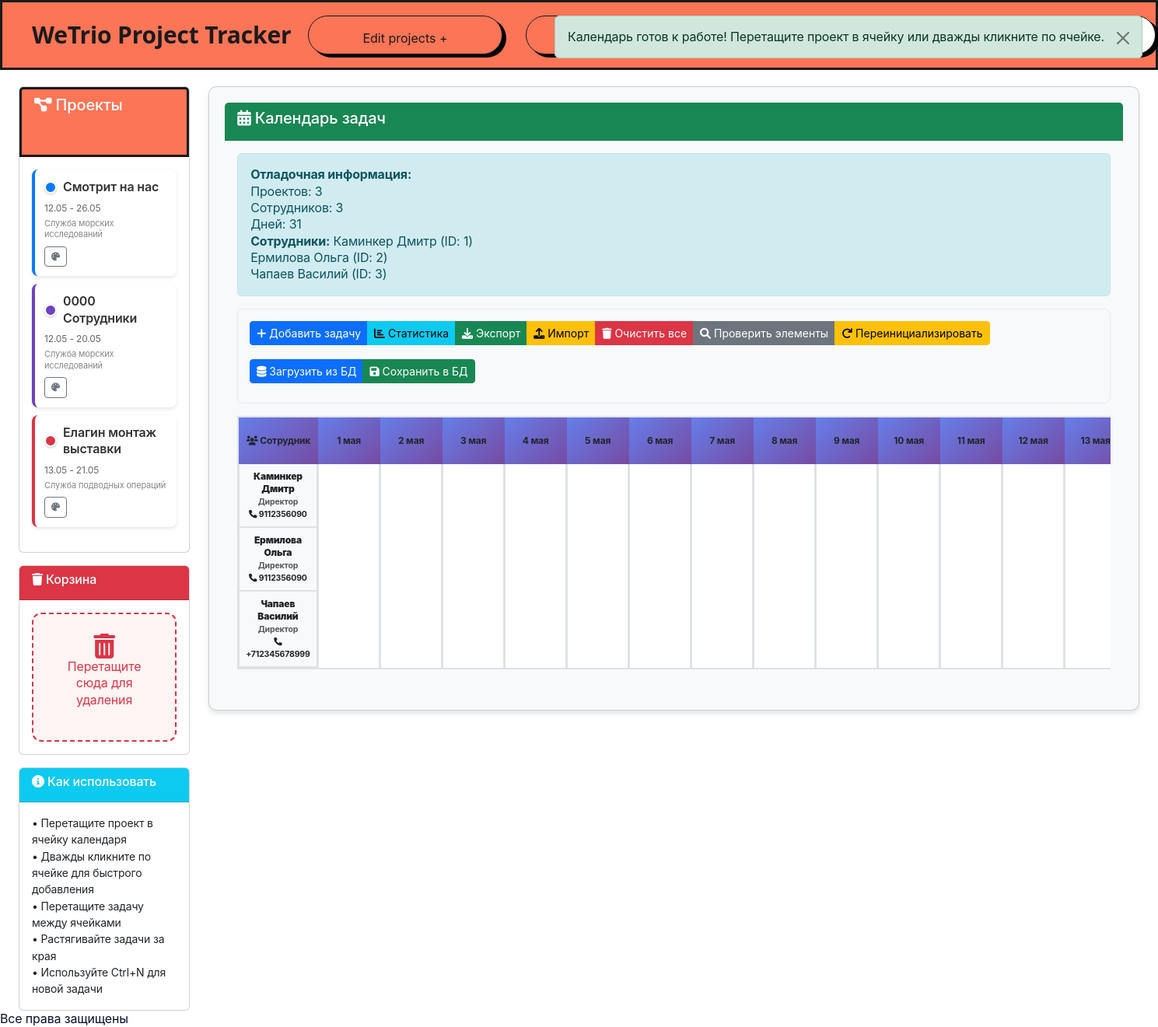
Page /calendar/ (signed in) on the committed database.
### prjcalendar/models.py (models this page shows, shortened)
class Project(models.Model):
    name_prj = models.CharField(max_length=200, unique=False)
    date_start = models.DateField(auto_now_add=False)
    date_finish = models.DateField(auto_now_add=False)
    contact_customer = models.ForeignKey(
        Customer, on_delete=models.PROTECT, blank=True, null=True)
    comments = models.TextField(blank=True)
    sum_prj = models.DecimalField(
        default=99999999.99, max_digits=12, decimal_places=2)
    progress = models.ForeignKey(
        Progress, on_delete=models.PROTECT, blank=True, null=True)
    color = models.CharField(
        max_length=7, default="#007bff", verbose_name="Цвет проекта")
    isDeleted = models.BooleanField(default=False)

class Customer(models.Model):
    name_firm = models.CharField(max_length=100, unique=True, blank=False)
    name_contact = models.CharField(max_length=100, unique=False, blank=True)
    phone = models.CharField(max_length=30, unique=False, blank=True)
    email = models.EmailField(max_length=100, blank=True)
    comments = models.CharField(max_length=200, unique=False, blank=True)
    isDeleted = models.BooleanField(default=False)

class Staff(models.Model):
    name_family = models.CharField(max_length=30, unique=False, blank=True)
    name_first = models.CharField(max_length=30, unique=False)
    name_second = models.CharField(max_length=30, unique=False, blank=True)
    birthday = models.DateField(auto_now_add=False, blank=True, null=True)
    roleID = models.ForeignKey(
        StaffRole, on_delete=models.PROTECT, blank=True, null=True)
    phone = models.CharField(max_length=30, unique=False, blank=True)
    email = models.EmailField(max_length=100, blank=True)
    isPrj = models.BooleanField(default=False)
    isDeleted = models.BooleanField(default=False)

class StaffRole(models.Model):
    name_staffrole = models.CharField(max_length=50, unique=True)

### prjcalendar/views.py (the view, shortened to what this page needs)
# urls.py: path('calendar/', views.calendar_tasks, name='calendar_tasks'),
@login_required
@user_permission_required('can_view_projects')
def calendar_tasks(request):
    accessible_projects = get_accessible_projects(request.user)
    staff = Staff.objects.filter(isDeleted=False)
    days = []
    for i in range(1, 32):  # Дни месяца от 1 до 31
        days.append(i)
    print(f"DEBUG: Проектов найдено: {accessible_projects.count()}")
    print(f"DEBUG: Сотрудников найдено: {staff.count()}")
    print(f"DEBUG: Дней: {len(days)}")
    for s in staff:
        print(f"DEBUG: Сотрудник {s.id}: {s.name_family} {s.name_first}")
    context = {
        'days': days,
        'staff': staff,
        'project': accessible_projects,
        "title": "Календарь задач"
    }
    return render(request, "prjcalendar/calendar_tasks.html", context=context)

### prjcalendar/models.py (called while the page is built)
    def has_permission(self, permission_name):
        if hasattr(self, permission_name):
            return getattr(self, permission_name)
        return False

### prjcalendar/permissions.py (called while the page is built)
def get_accessible_projects(user):
    try:
        profile = UserProfile.objects.get(user=user)
        if profile.can_view_projects:
            projects = Project.objects.filter(isDeleted=False)
            special_access = ProjectAccess.objects.filter(
                user=user,
                can_view=True
            ).values_list('project_id', flat=True)
            if special_access:
                projects = projects | Project.objects.filter(id__in=special_access)
            return projects.distinct()
        else:
            special_access = ProjectAccess.objects.filter(
                user=user,
                can_view=True
            ).values_list('project_id', flat=True)
            return Project.objects.filter(id__in=special_access, isDeleted=False)
    except UserProfile.DoesNotExist:
        return Project.objects.none()

### prjcalendar/templates/prjcalendar/calendar_tasks.html (shortened to what this page needs)
{% extends 'prjcalendar/base.html' %}
{% load static %}
{% block content %}
  <div class="container-fluid">
    <div class="row">
      <div class="col-md-2">
        <div class="card">
          <div class="card-header bg-primary text-white">
            <h5><i class="fas fa-project-diagram"></i> Проекты</h5>
          </div>
          <div class="card-body">
            <ul id="projects-list" class="list-unstyled">
              {% for prj in project %}
                <li id="project_{{ prj.id }}" class="project-item draggable" data-project-id="{{ prj.id }}" data-project-name="{{ prj.name_prj }}" data-project-color="{{ prj.color }}">
                  <div class="project-card" style="border-left: 4px solid {{ prj.color }};">
                    <div class="project-header">
                      <span class="project-color-indicator" style="background-color: {{ prj.color }};"></span>
                      {{ prj.name_prj }}
                    </div>
                    <div class="project-dates">{{ prj.date_start|date:'d.m' }} - {{ prj.date_finish|date:'d.m' }}</div>
                    {% if prj.contact_customer %}
                      <div class="project-customer">{{ prj.contact_customer.name_firm }}</div>
                    {% endif %}
                    <div class="project-actions">
                      <button type="button" class="btn btn-sm btn-outline-secondary" onclick="changeProjectColor({{ prj.id }})" title="Изменить цвет"><i class="fas fa-palette"></i></button>
                    </div>
                  </div>
                </li>
              {% endfor %}
            </ul>
          </div>
        </div>
        <div class="card mt-3">
          <div class="card-header bg-danger text-white">
            <h6><i class="fas fa-trash"></i> Корзина</h6>
          </div>
          <div class="card-body">
            <div id="trash" class="trash-zone droppable">
              <i class="fas fa-trash-alt fa-2x"></i>
              <p>Перетащите сюда для удаления</p>
            </div>
          </div>
        </div>
        <div class="card mt-3">
          <div class="card-header bg-info text-white">
            <h6><i class="fas fa-info-circle"></i> Как использовать</h6>
          </div>
          <div class="card-body">
            <small>
              • Перетащите проект в ячейку календаря<br />
              • Дважды кликните по ячейке для быстрого добавления<br />
              • Перетащите задачу между ячейками<br />
              • Растягивайте задачи за края<br />
              • Используйте Ctrl+N для новой задачи
            </small>
          </div>
        </div>
      </div>
      <div class="col-md-10">
        <div class="card calendar-container">
          <div class="card-header bg-success text-white">
            <h5><i class="fas fa-calendar-alt"></i> Календарь задач</h5>
          </div>
          <div class="card-body">
            <div class="alert alert-info mb-3">
              <strong>Отладочная информация:</strong><br />
              Проектов: {{ project|length }}<br />
              Сотрудников: {{ staff|length }}<br />
              Дней: {{ days|length }}<br />
              {% if staff %}
                <strong>Сотрудники:</strong>
                {% for s in staff %}
                  {{ s.name_family }} {{ s.name_first }} (ID: {{ s.id }})<br />
                {% endfor %}
              {% else %}
                <strong style="color: red;">СОТРУДНИКИ НЕ НАЙДЕНЫ!</strong>
              {% endif %}
            </div>
            <div class="calendar-controls mb-3">
              <div class="btn-group" role="group">
                <button type="button" class="btn btn-primary btn-sm" onclick="taskCalendar.showQuickTaskModal(1, 1)"><i class="fas fa-plus"></i> Добавить задачу</button>
                <button type="button" class="btn btn-info btn-sm" onclick="showStatistics()"><i class="fas fa-chart-bar"></i> Статистика</button>
                <button type="button" class="btn btn-success btn-sm" onclick="taskCalendar.exportTasks()"><i class="fas fa-download"></i> Экспорт</button>
                <button type="button" class="btn btn-warning btn-sm" onclick="$('#importFile').click()"><i class="fas fa-upload"></i> Импорт</button>
                <button type="button" class="btn btn-danger btn-sm" onclick="clearAllTasks()"><i class="fas fa-trash"></i> Очистить все</button>
                <button type="button" class="btn btn-secondary btn-sm" onclick="taskCalendar.checkElements()"><i class="fas fa-search"></i> Проверить элементы</button>
                <button type="button" class="btn btn-warning btn-sm" onclick="taskCalendar.reinitializeDragDrop()"><i class="fas fa-redo"></i> Переинициализировать</button>
              </div>
              <div class="btn-group mt-2" role="group">
                <button type="button" class="btn btn-primary btn-sm" onclick="loadCalendarFromDatabase()"><i class="fas fa-database"></i> Загрузить из БД</button>
                <button type="button" class="btn btn-success btn-sm" onclick="saveCalendarToDatabase()"><i class="fas fa-save"></i> Сохранить в БД</button>
              </div>
            </div>
            <div class="table-responsive">
              <table class="table table-bordered calendar-table">
                <thead>
                  <tr>
                    <th class="staff-header">
                      <i class="fas fa-users"></i> Сотрудник
                    </th>
                    {% for day in days %}
                      <th class="day-header">
                        <div class="day-info">
                          <span class="day-number">{{ day }}</span>
                          <span class="month">мая</span>
                        </div>
                      </th>
                    {% endfor %}
                  </tr>
                </thead>
                <tbody>
                  {% for st in staff %}
                    <tr>
                      <td class="staff-cell">
                        <div class="staff-info">
                          <strong>{{ st.name_family }} {{ st.name_first }}</strong>
                          {% if st.roleID %}
                            <br /><small class="text-muted">{{ st.roleID.name_staffrole }}</small>
                          {% endif %}
                          {% if st.phone %}
                            <br /><small><i class="fas fa-phone"></i> {{ st.phone }}</small>
                          {% endif %}
                        </div>
                      </td>
                      {% for day in days %}
                        <td class="calendar-cell droppable" data-staff-id="{{ st.id }}" data-day="{{ day }}" title="Дважды кликните для добавления задачи">
                          <div class="cell-content">
                            <ul id="cell_{{ st.id }}_{{ day }}" class="task-list sortable">
                            </ul>
                          </div>
                        </td>
                      {% endfor %}
                    </tr>
                  {% endfor %}
                </tbody>
              </table>
            </div>
          </div>
        </div>
      </div>
    </div>
  </div>
{% endblock %}

### static/css/main.css (style rules this page uses)
body { --bs-body-font-size: 0.8em; --bs-body-line-height: 1em; padding:0; }
.bg-primary { width: 100%; height: 90px; border: 3px solid #1A1A1A; background-color: #FC7557 !important; position: relative; }
body { display: flex; background: #FFFFFF; --bs-body-font-size: 1em; --bs-body-line-height: 1.1em; padding:0; line-height: 1.33337; font-weight: 400; font-family: SF Pro Text, SF Pro Icons, Helvetica Neue, Helvetica, Arial, sans-serif; letter-spacing: -.01em; color: #0b102c; overflow-x: hidden; flex-direction: column; align-items: stretch; }

### static/css/calendar.css (style rules this page uses)
.calendar-container { background: #f8f9fa; border-radius: 10px; padding: 20px; box-shadow: 0 4px 6px rgba(0, 0, 0, 0.1); }
.calendar-table { font-size: 12px; border-collapse: separate; border-spacing: 1px; }
.staff-header, .day-header { text-align: center; vertical-align: middle; min-width: 80px; height: 60px; background: linear-gradient(135deg, #667eea 0%, #764ba2 100%); color: white; border: none; position: sticky; top: 0; z-index: 10; }
.staff-cell { width: 150px; vertical-align: top; background: #e9ecef; border-right: 2px solid #dee2e6; position: sticky; left: 0; z-index: 5; }
.calendar-cell { height: 80px !important; width: 80px !important; overflow: visible !important; position: relative; background: white; border: 1px solid #e0e0e0; transition: all 0.2s ease; padding: 2px !important; min-width: 80px !important; max-width: 80px !important; min-height: 80px !important; max-height: 80px !important; box-sizing: border-box !important; padding-left: 2px !important; padding-right: 2px !important; padding-top: 2px !important; padding-bottom: 2px !important; }
.cell-content { overflow: visible !important; position: relative; height: 100% !important; min-height: 60px; border-radius: 4px; padding: 0 !important; margin: 0 !important; width: 100% !important; height: 100% !important; box-sizing: border-box !important; }
.task-list { overflow: visible !important; position: relative; list-style: none; padding: 0 !important; margin: 0 !important; min-height: 20px; width: 100% !important; height: 100% !important; box-sizing: border-box !important; }
.project-item { cursor: move; margin-bottom: 10px; transition: all 0.2s ease; }
.trash-zone { border: 2px dashed #dc3545; border-radius: 12px; padding: 25px; text-align: center; color: #dc3545; min-height: 120px; display: flex; flex-direction: column; align-items: center; justify-content: center; background: #fff5f5; transition: all 0.3s ease; }
.project-card { border-radius: 8px; padding: 12px; background: white; box-shadow: 0 2px 4px rgba(0,0,0,0.1); transition: all 0.2s ease; position: relative; }
.project-header { font-weight: 600; color: #333; margin-bottom: 8px; display: flex; align-items: center; gap: 8px; }
.project-color-indicator { width: 16px; height: 16px; border-radius: 50%; border: 2px solid white; box-shadow: 0 1px 3px rgba(0,0,0,0.2); flex-shrink: 0; }
.project-dates { font-size: 12px; color: #666; margin-bottom: 4px; }
.project-customer { font-size: 11px; color: #888; margin-bottom: 8px; }
.project-actions { display: flex; gap: 4px; margin-top: 8px; }
.project-actions .btn { padding: 4px 8px; font-size: 11px; border-radius: 4px; }
.calendar-controls { background: #f8f9fa; padding: 15px; border-radius: 8px; border: 1px solid #e9ecef; margin-bottom: 20px; }
.calendar-controls .btn-group { margin-right: 10px; margin-bottom: 10px; }
.alert-info { background-color: #d1ecf1; border-color: #bee5eb; color: #0c5460; }

### static/css/datatables.min_2.css (style rules this page uses)
:root { --dt-row-selected: 13, 110, 253;--dt-row-selected-text: 255, 255, 255;--dt-row-selected-link: 9, 10, 11;--dt-row-stripe: 0, 0, 0;--dt-row-hover: 0, 0, 0;--dt-column-ordering: 0, 0, 0;--dt-html-background: white }

### static/css/datatables.min_1.css (style rules this page uses)
:root { --dt-row-selected: 13, 110, 253;--dt-row-selected-text: 255, 255, 255;--dt-row-selected-link: 9, 10, 11;--dt-row-stripe: 0, 0, 0;--dt-row-hover: 0, 0, 0;--dt-column-ordering: 0, 0, 0;--dt-html-background: white }

### rows in the picture
Project: name_prj "Смотрит на нас", date_start "12.05", date_finish "26.05", contact_customer.name_firm "Служба морских исследований"
Project: name_prj "0000 Сотрудники", date_start "12.05", date_finish "20.05", contact_customer.name_firm "Служба морских исследований"
Project: name_prj "Елагин монтаж выставки", date_start "13.05", date_finish "21.05", contact_customer.name_firm "Служба подводных операций"
Staff: name_family "Каминкер", name_first "Дмитр", id "1", roleID.name_staffrole "Директор", phone "9112356090"
Staff: name_family "Ермилова", name_first "Ольга", id "2", roleID.name_staffrole "Директор", phone "9112356090"
Staff: name_family "Чапаев", name_first "Василий", id "3", roleID.name_staffrole "Директор", phone "+712345678999"

### other values in the picture
{{ project|length }} "3"
{{ staff|length }} "3"
{{ days|length }} "31"
{{ day }} "1" "2" "3" "4" "5" "6" "7" "8" "9" "10" "11" "12" "13"
